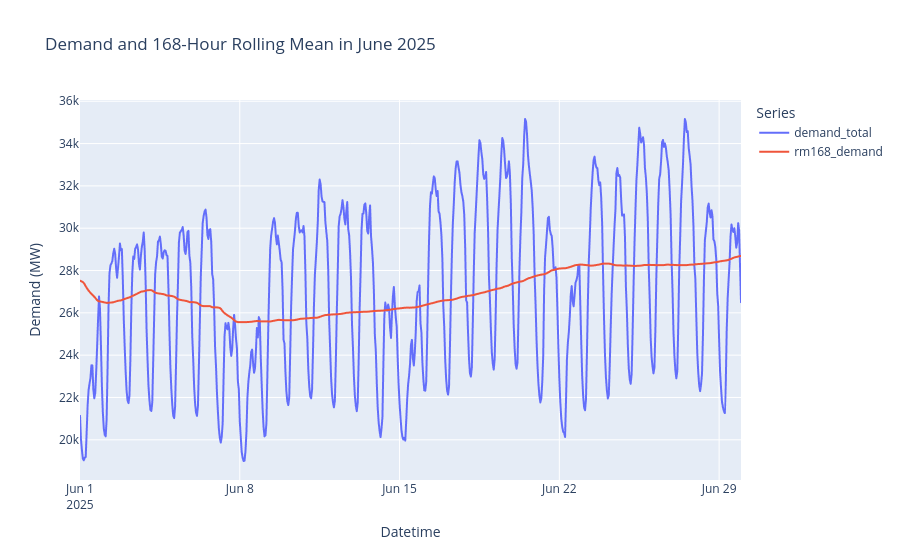

The code cell stored with this chart in its notebook:
### Code cell
# now rolling window of 1 week to see the trend over a month of hourly data

energy["rm168_demand"] = energy["demand_total"].rolling(window=168).mean()


june_2025 = energy[(energy["year"] == 2025) & (energy["month"] == 6)]

# plot the demand and rolling mean with plotly in June 2025
fig = px.line(
    june_2025[["demand_total", "rm168_demand"]],
    x=june_2025.index,
    y=["demand_total", "rm168_demand"],
    labels={"value": "Demand (MW)", "variable": "Series"},
    title="Demand and 168-Hour Rolling Mean in June 2025",
)

fig.update_xaxes(title_text="Datetime")
fig.update_yaxes(title_text="Demand (MW)")
fig.show()

### Figure 1 — Plotly figure (JSON) as saved in the notebook; plotly's stock layout.template omitted (floating-point values rounded to 4 significant figures; data arrays with more than 128 entries replaced by an {"elided": "..."} marker saying what was removed)
{"data": [{"hovertemplate": "Series=demand_total<br>datetime=%{x}<br>Demand (MW)=%{y}<extra></extra>", "legendgroup": "demand_total", "line": {"color": "#636efa", "dash": "solid"}, "marker": {"symbol": "circle"}, "mode": "lines", "name": "demand_total", "showlegend": true, "type": "scattergl", "x": {"elided": "696 str values"}, "xaxis": "x", "y": {"elided": "696 float values"}, "yaxis": "y"}, {"hovertemplate": "Series=rm168_demand<br>datetime=%{x}<br>Demand (MW)=%{y}<extra></extra>", "legendgroup": "rm168_demand", "line": {"color": "#EF553B", "dash": "solid"}, "marker": {"symbol": "circle"}, "mode": "lines", "name": "rm168_demand", "showlegend": true, "type": "scattergl", "x": {"elided": "696 str values"}, "xaxis": "x", "y": {"elided": "696 float values"}, "yaxis": "y"}], "layout": {"legend": {"title": {"text": "Series"}, "tracegroupgap": 0}, "title": {"text": "Demand and 168-Hour Rolling Mean in June 2025"}, "xaxis": {"anchor": "y", "domain": [0, 1], "title": {"text": "Datetime"}}, "yaxis": {"anchor": "x", "domain": [0, 1], "title": {"text": "Demand (MW)"}}}}
